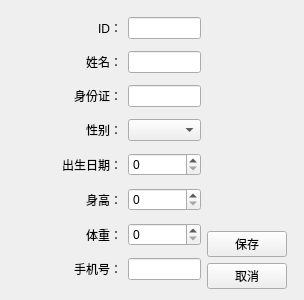
<?xml version="1.0" encoding="UTF-8"?>
<ui version="4.0">
 <class>PatientEditView</class>
 <widget class="QWidget" name="PatientEditView">
  <property name="geometry">
   <rect>
    <x>0</x>
    <y>0</y>
    <width>304</width>
    <height>300</height>
   </rect>
  </property>
  <property name="windowTitle">
   <string>编辑患者信息</string>
  </property>
  <layout class="QHBoxLayout" name="horizontalLayout">
   <item>
    <spacer name="horizontalSpacer">
     <property name="orientation">
      <enum>Qt::Orientation::Horizontal</enum>
     </property>
     <property name="sizeType">
      <enum>QSizePolicy::Policy::Fixed</enum>
     </property>
     <property name="sizeHint" stdset="0">
      <size>
       <width>51</width>
       <height>20</height>
      </size>
     </property>
    </spacer>
   </item>
   <item>
    <layout class="QGridLayout" name="gridLayout">
     <item row="2" column="0">
      <widget class="QLabel" name="label_3">
       <property name="text">
        <string>身份证：</string>
       </property>
       <property name="alignment">
        <set>Qt::AlignmentFlag::AlignRight|Qt::AlignmentFlag::AlignTrailing|Qt::AlignmentFlag::AlignVCenter</set>
       </property>
      </widget>
     </item>
     <item row="3" column="1">
      <widget class="QComboBox" name="comboBox"/>
     </item>
     <item row="6" column="1">
      <widget class="QSpinBox" name="spinBox_3"/>
     </item>
     <item row="2" column="1">
      <widget class="QLineEdit" name="lineEdit_3"/>
     </item>
     <item row="0" column="1">
      <widget class="QLineEdit" name="lineEdit"/>
     </item>
     <item row="1" column="1">
      <widget class="QLineEdit" name="lineEdit_2"/>
     </item>
     <item row="4" column="0">
      <widget class="QLabel" name="label_5">
       <property name="text">
        <string>出生日期：</string>
       </property>
       <property name="alignment">
        <set>Qt::AlignmentFlag::AlignRight|Qt::AlignmentFlag::AlignTrailing|Qt::AlignmentFlag::AlignVCenter</set>
       </property>
      </widget>
     </item>
     <item row="7" column="0">
      <widget class="QLabel" name="label_8">
       <property name="text">
        <string>手机号：</string>
       </property>
       <property name="alignment">
        <set>Qt::AlignmentFlag::AlignRight|Qt::AlignmentFlag::AlignTrailing|Qt::AlignmentFlag::AlignVCenter</set>
       </property>
      </widget>
     </item>
     <item row="4" column="1">
      <widget class="QSpinBox" name="spinBox"/>
     </item>
     <item row="1" column="0">
      <widget class="QLabel" name="label_2">
       <property name="text">
        <string>姓名：</string>
       </property>
       <property name="alignment">
        <set>Qt::AlignmentFlag::AlignRight|Qt::AlignmentFlag::AlignTrailing|Qt::AlignmentFlag::AlignVCenter</set>
       </property>
      </widget>
     </item>
     <item row="5" column="0">
      <widget class="QLabel" name="label_6">
       <property name="text">
        <string>身高：</string>
       </property>
       <property name="alignment">
        <set>Qt::AlignmentFlag::AlignRight|Qt::AlignmentFlag::AlignTrailing|Qt::AlignmentFlag::AlignVCenter</set>
       </property>
      </widget>
     </item>
     <item row="3" column="0">
      <widget class="QLabel" name="label_4">
       <property name="text">
        <string>性别：</string>
       </property>
       <property name="alignment">
        <set>Qt::AlignmentFlag::AlignRight|Qt::AlignmentFlag::AlignTrailing|Qt::AlignmentFlag::AlignVCenter</set>
       </property>
      </widget>
     </item>
     <item row="7" column="1">
      <widget class="QLineEdit" name="lineEdit_4"/>
     </item>
     <item row="0" column="0">
      <widget class="QLabel" name="label">
       <property name="text">
        <string>ID：</string>
       </property>
       <property name="alignment">
        <set>Qt::AlignmentFlag::AlignRight|Qt::AlignmentFlag::AlignTrailing|Qt::AlignmentFlag::AlignVCenter</set>
       </property>
      </widget>
     </item>
     <item row="6" column="0">
      <widget class="QLabel" name="label_7">
       <property name="text">
        <string>体重：</string>
       </property>
       <property name="alignment">
        <set>Qt::AlignmentFlag::AlignRight|Qt::AlignmentFlag::AlignTrailing|Qt::AlignmentFlag::AlignVCenter</set>
       </property>
      </widget>
     </item>
     <item row="5" column="1">
      <widget class="QSpinBox" name="spinBox_2"/>
     </item>
    </layout>
   </item>
   <item>
    <layout class="QVBoxLayout" name="verticalLayout">
     <item>
      <spacer name="verticalSpacer">
       <property name="orientation">
        <enum>Qt::Orientation::Vertical</enum>
       </property>
       <property name="sizeHint" stdset="0">
        <size>
         <width>20</width>
         <height>40</height>
        </size>
       </property>
      </spacer>
     </item>
     <item>
      <widget class="QPushButton" name="pushButton">
       <property name="text">
        <string>保存</string>
       </property>
      </widget>
     </item>
     <item>
      <widget class="QPushButton" name="pushButton_2">
       <property name="text">
        <string>取消</string>
       </property>
      </widget>
     </item>
    </layout>
   </item>
   <item>
    <spacer name="horizontalSpacer_2">
     <property name="orientation">
      <enum>Qt::Orientation::Horizontal</enum>
     </property>
     <property name="sizeHint" stdset="0">
      <size>
       <width>40</width>
       <height>20</height>
      </size>
     </property>
    </spacer>
   </item>
  </layout>
 </widget>
 <resources/>
 <connections/>
</ui>
